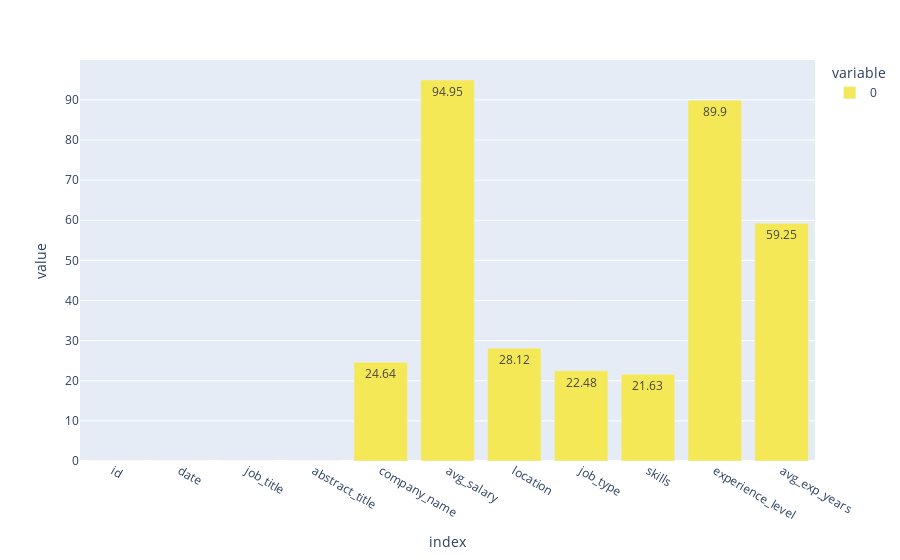

Source (notebook cell):
### Markdown cell above
## Checking Null-Values Percentage

null values indicates that job posts are missing this info <br>

- 95% of companies do not provide salary range in their job post.
- 60% do not mention how many years of experience woul be needed.
- 39% do not provide a location.
- 24% do not specify qualifications or requirements.
- 25% of job posts do not contain the company name.

job title and abstract title have zero null-values because we already dropped missing values.

### Code cell
px.bar(round(data.isna().sum()/data.shape[0]*100,2), text_auto=True, color_discrete_sequence=color_palette)

### Figure 1 — Plotly figure (JSON) as saved in the notebook; plotly's stock layout.template omitted (floating-point values rounded to 4 significant figures)
{"data": [{"alignmentgroup": "True", "hovertemplate": "variable=0<br>index=%{x}<br>value=%{y}<extra></extra>", "legendgroup": "0", "marker": {"color": "#F5E857", "pattern": {"shape": ""}}, "name": "0", "offsetgroup": "0", "orientation": "v", "showlegend": true, "textposition": "auto", "texttemplate": "%{y}", "type": "bar", "x": ["id", "date", "job_title", "abstract_title", "company_name", "avg_salary", "location", "job_type", "skills", "experience_level", "avg_exp_years"], "xaxis": "x", "y": [0, 0, 0, 0, 24.64, 94.95, 28.12, 22.48, 21.63, 89.9, 59.25], "yaxis": "y"}], "layout": {"barmode": "relative", "legend": {"title": {"text": "variable"}, "tracegroupgap": 0}, "margin": {"t": 60}, "xaxis": {"anchor": "y", "domain": [0, 1], "title": {"text": "index"}}, "yaxis": {"anchor": "x", "domain": [0, 1], "title": {"text": "value"}}}}
